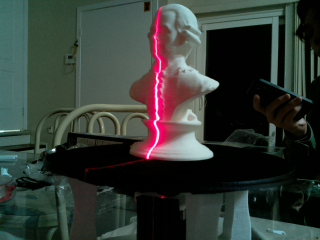
#> input picture python_code/Images/image0.jpg, 320 x 240 px; its folder holds only this picture in this run
$ python SpotDetection.py
#> lines starting #> are read from the running program, lines starting #| are printed output that depends on the picture; after the words box and inside, x2 and y2 are one past the last pixel; in counts of white or black regions, pixels touching at a corner belong together
import cv2
import numpy as np
from math import *
import os
from mpl_toolkits import mplot3d
import numpy as np
import matplotlib.pyplot as plt
# import pyvista as pv
import open3d as o3d


output_path = "outputs/"
dataname = "image_coordinates.txt"
# Calculate the total value of green and blue value of the given pixels
# grid_RGB:RGB data set of the origianl picture
# cX:the coordinate of center point of the capturing contour
# cY:the coordinate of center point of the capturing contour
# interval: the scanning matrix width is interval
def GB_total(grid_RGB,cX,cY,interval):
    GB = 0
    for row in grid_RGB[cY:cY+1]:
        for column in row[cX-interval:cX+interval]:
            GB += int(column[1])+int(column[2])
    return GB

# utility function to delete the repeated element in a one dimensional list
def delList(L):
    for i in L:
        if L.count(i) != 1:
            for x in range((L.count(i) - 1)):
                L.remove(i)
    return L

def Get_lightest_pixcel_array(gird_HSV,sort_min_max):
    width = len(grid_HSV)
    lightest_pixcel_array = []
    for key in sort_min_max:
        lightest = 0
        #lightest_pixel_x = 0
        lightest_pixcel = []
        lightest_arr = []
        if(sort_min_max[key][0] < 0):
            sort_min_max[key][0] = 0
        elif(sort_min_max[key][1] >= 320):
            sort_min_max[key][1] = 319
        for i in range(sort_min_max[key][0],sort_min_max[key][1]+1,1):
            #print("y",key,"x:",i,"light:",gird_HSV[key][i][2])
            if(gird_HSV[key][i][2] > lightest):
                lightest = gird_HSV[key][i][2]
                #lightest_pixel_x = i
        for i in range(sort_min_max[key][0], sort_min_max[key][1] + 1, 1):
            if(gird_HSV[key][i][2] == lightest):
                lightest_arr.append(i)
        lightest_pixcel.append(key)
        lightest_pixcel.append(lightest_arr[len(lightest_arr)//3])
        lightest_pixcel_array.append(lightest_pixcel)
    return lightest_pixcel_array


# triangulation function.
# Takes: a list of coordinates of laser spots; sensor horizontal and vertical resolution;
#     sensor physical width and height;
#     angle alpha, distance D (both set by user);
#     focal length f; radius R (set by user);
#     current rorated angle (deg); current height (mm)
# Returns: a list of the calculated distance and x,y,z coordinates
def triangulation(pList, horizontalP, verticalP, sensorWidth, sensorHeight, alpha, D, f, R, angle, height):
    distList = []
    xList = []
    yList = []
    zList = []
    # get the central pixel's x and y
    centerx = horizontalP / 2
    centery = verticalP / 2

    for i in pList:

        temp = []
        # calculate the horizontal distance of the laser spot to centre of sensor
        deltaD = abs(centerx - i[1]) / horizontalP * sensorWidth
        # calculate the vertical distance of the laser spot to centre of sensor
        h = (i[0] - centery) / verticalP * sensorHeight
        # print("deltaD",deltaD)
        theta = atan(deltaD / f)
        # print("theta",theta)
        H = D / sin(alpha)
        # print("H",H)
        # print("h",h)
        # A is the vertical distance of the laser spot on the object to the current z(height)
        A = h * H / f * (sin(alpha) / sin(alpha + theta))
        z = height + A
        # two cases, depending on if the laser spot is within R or outside of R
        if i[1] < centerx:
            beta = radians(180) - alpha - theta
            deltaR = H * sin(theta) / sin(beta)
            polorCoordinate = R + deltaR
        else:
            beta = alpha - theta
            deltaR = H * sin(theta) / sin(beta)
            polorCoordinate = R - deltaR

        # get the Cartesian coordinates from the angle and the distance
        xList.append(polorCoordinate * cos(angle))
        yList.append(polorCoordinate * sin(angle))
        zList.append(z)
        distList.append(polorCoordinate)

    return distList, xList, yList, zList

def generate_3d_model():

    point_cloud = np.loadtxt(dataname, delimiter=',')

    # transfer the pointcloud data type from numpy to open3d o3d.geometry.PointCloud
    pcd = o3d.geometry.PointCloud()
    pcd.points = o3d.utility.Vector3dVector(point_cloud)
    o3d.visualization.draw_geometries([pcd])
    # radius determination
    distances = pcd.compute_nearest_neighbor_distance()
    avg_dist = np.mean(distances)
    radius = 3 * avg_dist
    # computing the mehs
    pcd.normals = o3d.utility.Vector3dVector(np.zeros((1, 3)))
    pcd.remove_statistical_outlier(nb_neighbors=20, std_ratio=1)
    downpcd = pcd.voxel_down_sample(voxel_size = 1)
    # o3d.visualization.draw_geometries([pcd])
    downpcd.estimate_normals(search_param=o3d.geometry.KDTreeSearchParamHybrid(radius=10, max_nn=100))

    downpcd.orient_normals_consistent_tangent_plane(10)
    # o3d.visualization.draw_geometries([downpcd], point_show_normal=True)
    bpa_mesh = o3d.geometry.TriangleMesh.create_from_point_cloud_ball_pivoting(downpcd, o3d.utility.DoubleVector(
        [radius, radius * 2]))
    o3d.visualization.draw_geometries([bpa_mesh])
    o3d.io.write_triangle_mesh(output_path + "bpa_mesh.stl", bpa_mesh)
    # computing the mesh
    # poisson_mesh = \
    # o3d.geometry.TriangleMesh.create_from_point_cloud_poisson(pcd, depth=8, width=0, scale=1.1, linear_fit=False)[0]
    # o3d.visualization.draw_geometries([poisson_mesh])

if __name__ == "__main__":

    #   cwd = os.getcwd() + "/Images/"
    #cwd = "Test_2/"  # change this to the image folder if needed
    cwd = "Images/"
    files = sorted(os.listdir(cwd))
    angle = 0
    angle_deg = 0
    height = 10
    x_total_list = []
    y_total_list = []
    z_total_list = []

    # [11 lines of commented-out code are left out]
    files = sorted([f for f in os.listdir(cwd) if f.startswith('image') and f.endswith('.jpg')], key=lambda x: int(x.split('image')[1].split('.jpg')[0]))

    # for file in files:
    #     print(file)
    for file in files:
        if file == ".DS_Store":
            continue
        # This part we get the RGB and HSV data set of the original picture
        print("------" + "Begin to capture " + file + "------" + '\n')
        # print(cwd)
        # print(file)
        img = cv2.imread(cwd + file)
#> img is the input picture: shape (240, 320, 3); mean B, G, R 52.3, 57.4, 51.3
        # colourspace conversion
        grid_RGB = cv2.cvtColor(img, cv2.COLOR_BGR2RGB)
        grid_HSV = cv2.cvtColor(grid_RGB, cv2.COLOR_RGB2HSV)
#> grid_HSV: shape (240, 320, 3); mean H, S, V 66.2, 123.9, 63.8
        width = len(grid_HSV[0])
#> width = 320
        # print(len(grid_HSV[0][0]))
        # HSV: colour (0-179); saturation (0-255); brightness (0-255)

        # set the threshold values and masking
        lower1 = np.array([0, 0, 230])
        upper1 = np.array([30, 255, 255])
        mask1 = cv2.inRange(grid_HSV, lower1, upper1)
#> mask1: shape (240, 320); every value is 0
        res1 = cv2.bitwise_and(grid_RGB, grid_RGB, mask=mask1)
#> res1: shape (240, 320, 3); every value is 0

        lower2 = np.array([150, 0, 230])
        upper2 = np.array([180, 160, 255])
        mask2 = cv2.inRange(grid_HSV, lower2, upper2)
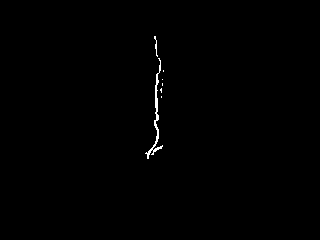
#> mask2: shape (240, 320); 0.41% white in thin lines or dots, all inside (x1, y1, x2, y2) = (145, 36, 164, 159)
        res2 = cv2.bitwise_and(grid_RGB, grid_RGB, mask=mask2)

        # combining the two masks together, adn find the red area
        mask3 = mask1 + mask2
        mask3 = cv2.GaussianBlur(mask3, (5, 5), 0)
        ret, binaryMask = cv2.threshold(mask3, 100, 255, cv2.THRESH_BINARY);
#> binaryMask: shape (240, 320); 0.44% white; 7 white regions (6 under 20 px)
        contours, hierarchy = cv2.findContours(binaryMask, cv2.RETR_TREE, cv2.CHAIN_APPROX_NONE);
#> contours = 7 contours, 6 with area under 20; largest, box (x1, y1, x2, y2) and area: (146, 73, 163, 159) 196
        # cv2.imshow("img1", img)

        # maxX = 0
        # maxY = 0
        num = 0
        interval = 3
        maxGB = 200  # filter for max GB total
        spotList = []
        # traverse the multiple coutours and filter the noise
        for i in range(len(contours)):
            M = cv2.moments(contours[i])
            if M["m00"] != 0:
                cX = int(M["m10"] / M["m00"])
                cY = int(M["m01"] / M["m00"])
            else:
                cX, cY = 0, 0
            # print("center point", i + 1, ":", cX, cY)
            # print("GB total:", GB_total(grid_RGB, cX, cY, interval))
            # Find the contours of the red laser
            # 175 is the average value of green and blue,
            # first *2 is becuase the scanning matrix's width is interval*2
            # Second *2 is for the average value of green and blue
            # 175 is the threshold
            if GB_total(grid_RGB, cX, cY, interval) / (interval * 2 * 2) < maxGB:
                for j in contours[i]:
                    temp = []
                    temp.append(j[0][0])
                    temp.append(j[0][1])
                    spotList.append(temp)
#> this loop made 7 passes
#> (cX, cY) on passes 1 to 7: (160, 89), (154, 124), (159, 67), (159, 60), (156, 54), (155, 46), (154, 37)
#> after the loop, spotList = 232 pairs, first value 146 to 162, second value 36 to 158
                # print(spotList)
                # sort the list using the y axis by asceding order

        spotList.sort(key=(lambda x: (x[1], x[0])))
        sort_dict = {}
        for subarray in spotList:
            if subarray[1] in sort_dict:
                sort_dict[subarray[1]].append(subarray[0])
            else:
                sort_dict[subarray[1]] = [subarray[0]]
#> this loop made 232 passes
#> subarray on passes 1 to 3: [154, 36], [155, 36], [154, 37]
#> after the loop, sort_dict = 110 items
        sort_min_max = {key: [min(values) - width // 10, max(values) + width // 10] for key, values in
                        sort_dict.items()}
#> sort_min_max = 110 items
        #print(sort_min_max)
        # print(sort_min_max)

        spotList = Get_lightest_pixcel_array(grid_HSV, sort_min_max)
#> in Get_lightest_pixcel_array, `width = len(grid_HSV)`: width = 240
#> the loop in Get_lightest_pixcel_array, `for key in sort_min_max:` made 110 passes
#> key on passes 1 to 12: 36, 37, 38, 39, 43, 44, 45, 46, 47, 48, 49, 54
#> after the loop in Get_lightest_pixcel_array, `for key in sort_min_max:`: lightest_pixcel_array = 110 pairs, first value 36 to 158, second value 147 to 159; sort_min_max = 110 items
#> spotList has the same summary as lightest_pixcel_array in Get_lightest_pixcel_array
        # [16 lines of commented-out code are left out]

        if (len(spotList) == 0):
            print("No red laser captured!\n")

        # -----------------------Triangulation Part--------------------#
        # triangulation(pList,horizontalP,sensorWidth,alpha,D,f)
        horizontalP = img.shape[1]
#> horizontalP = 320
        verticalP = img.shape[0]
#> verticalP = 240
        sensorWidth = 3.76
        sensorHeight = 2.74
        alpha = radians(30)
        D = 105
        f = 3.6
        R = 8
        dist_list, xList, yList, zList = triangulation(spotList, horizontalP, verticalP, sensorWidth, sensorHeight,
                                                       alpha, D, f, R, angle, height)
#> the loop in triangulation, `for i in pList: ` made 110 passes
#> (i, deltaD, h, theta, A, z, beta, deltaR) on passes 1 to 11: ([36, 154], 0.0705, -0.959, 0.0196, -54.12, -44.12, 2.6, 7.96), ([37, 154], 0.0705, -0.948, 0.0196, -53.47, -43.47, 2.6, 7.96), ([38, 155], 0.0587, -0.936, 0.0163, -53.12, -43.12, 2.6, 6.67), ([39, 155], 0.0587, -0.925, 0.0163, -52.47, -42.47, 2.6, 6.67), ([43, 155], 0.0587, -0.879, 0.0163, -49.88, -39.88, 2.6, 6.67), ([44, 155], 0.0587, -0.868, 0.0163, -49.23, -39.23, 2.6, 6.67), ([45, 155], 0.0587, -0.856, 0.0163, -48.58, -38.58, 2.6, 6.67), ([46, 155], 0.0587, -0.845, 0.0163, -47.93, -37.93, 2.6, 6.67), ([47, 155], 0.0587, -0.833, 0.0163, -47.29, -37.29, 2.6, 6.67), ([48, 155], 0.0587, -0.822, 0.0163, -46.64, -36.64, 2.6, 6.67), ([49, 155], 0.0587, -0.811, 0.0163, -45.99, -35.99, 2.6, 6.67)
#> (deltaD, h, theta, A, z, beta, deltaR, polorCoordinate) on passes 61 to 66: (0.047, -0.126, 0.0131, -7.16, 2.84, 2.6, 5.36, 13.36), (0.047, -0.114, 0.0131, -6.51, 3.49, 2.6, 5.36, 13.36), (0.047, -0.103, 0.0131, -5.86, 4.14, 2.6, 5.36, 13.36), (0.0587, -0.0913, 0.0163, -5.18, 4.82, 2.6, 6.67, 14.67), (0.0587, -0.0799, 0.0163, -4.53, 5.47, 2.6, 6.67, 14.67), (0.047, -0.0685, 0.0131, -3.91, 6.09, 2.6, 5.36, 13.36)
        x_total_list += xList
        y_total_list += yList
        z_total_list += zList

        # for i in range(len(dist_list)):
        #     print("x:", xList[i], "y:", yList[i], "z:", zList[i], "distance:", dist_list[i], "x:", spotList[i][1], "y",
        #           spotList[i][0])
        # print(len(deltaR_list))
        green = [0, 255, 0]
        for i in range(len(dist_list)):
            img[spotList[i][0], spotList[i][1]] = green
#> this loop made 110 passes
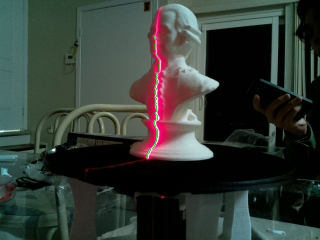
#> img: shape (240, 320, 3); 0.14% of pixels changed, all inside (x1, y1, x2, y2) = (147, 36, 160, 159)
        #cv2.imshow("img3", img)

        angle += radians(1.8)  # default step size 1.8 for NEMA 17
        angle_deg += 2
        #print(angle_deg, angle_deg == 360)
        # if one rotation finished
        if (angle_deg == 400):
            print("ji")
            angle = 0
            angle_deg = 0
            height -= 33
        print("------" + "End of capturing " + file + "------" + '\n\n')
        #cv2.waitKey()
        cv2.destroyAllWindows()

    xyz_array = np.column_stack((x_total_list, y_total_list, z_total_list))
    #cloud = pv.PolyData(xyz_array)
    # for point in xyz_array:
    #     for xyz in point:
    np.savetxt(dataname, xyz_array, delimiter = ",")
    generate_3d_model()
#> (the call stopped at in generate_3d_model, `radius = 3 * avg_dist`: open3d is not available in this run)
    # [15 lines of commented-out code are left out]

$ run again, on python_code/Images/image115.jpg
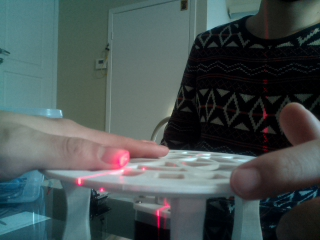
#> input picture python_code/Images/image115.jpg, 320 x 240 px
#> img is the input picture: shape (240, 320, 3); mean B, G, R 83.1, 83, 70.9
#> grid_HSV: shape (240, 320, 3); mean H, S, V 85.7, 82.6, 88.7
#> `width = len(grid_HSV[0])`: width = 320
#> mask1: shape (240, 320); every value is 0
#> res1: shape (240, 320, 3); every value is 0
#> `mask2 = cv2.inRange(grid_HSV, lower2, upper2)`:
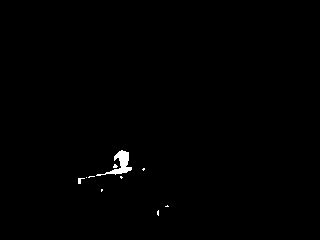
#> mask2: shape (240, 320); 0.49% white; 10 white regions (8 under 20 px), largest, box (x1, y1, x2, y2) and area: (96, 150, 132, 176) 301, (78, 178, 85, 184) 22
#> binaryMask: shape (240, 320); 0.5% white; 9 white regions (7 under 20 px)
#> contours = 9 contours, 8 with area under 20; largest, box (x1, y1, x2, y2) and area: (104, 150, 132, 175) 278
#> the loop `for i in range(len(contours)):` made 9 passes
#> (cX, cY) on passes 1 to 8: (157, 212), (0, 0), (101, 189), (79, 180), (120, 176), (89, 176), (98, 174), (143, 168)
#> after the loop `for i in range(len(contours)):`: spotList = 142 pairs, first value 78 to 167, second value 150 to 214
#> the loop `for subarray in spotList:` made 142 passes
#> subarray on passes 1 to 8: [120, 150], [121, 150], [122, 150], [123, 150], [119, 151], [124, 151], [125, 151], [126, 151]
#> after the loop `for subarray in spotList:`: sort_dict = 40 items
#> in Get_lightest_pixcel_array, `width = len(grid_HSV)`: width = 240
#> the loop in Get_lightest_pixcel_array, `for key in sort_min_max:` made 40 passes
#> key on passes 1 to 8: 150, 151, 152, 153, 154, 155, 156, 157
#> after the loop in Get_lightest_pixcel_array, `for key in sort_min_max:`: lightest_pixcel_array = 40 pairs, first value 150 to 214, second value 78 to 167; sort_min_max = 40 items
#> `spotList = Get_lightest_pixcel_array(grid_HSV, sort_min_max)`: spotList has the same summary as lightest_pixcel_array in Get_lightest_pixcel_array
#> the loop in triangulation, `for i in pList: ` made 40 passes
#> (i, deltaD, h, theta, A, z, beta, deltaR) on passes 1 to 7: ([150, 121], 0.458, 0.343, 0.127, 16.5, 26.5, 2.49, 43.8), ([151, 121], 0.458, 0.354, 0.127, 17.05, 27.05, 2.49, 43.8), ([152, 121], 0.458, 0.365, 0.127, 17.6, 27.6, 2.49, 43.8), ([153, 126], 0.399, 0.377, 0.111, 18.55, 28.55, 2.51, 39.09), ([154, 124], 0.423, 0.388, 0.117, 18.94, 28.94, 2.5, 41), ([155, 122], 0.446, 0.4, 0.123, 19.33, 29.33, 2.49, 42.88), ([156, 121], 0.458, 0.411, 0.127, 19.8, 29.8, 2.49, 43.8)
#> after the loop in triangulation, `for i in pList:`: distList = 40 values, max 84.8 at index 29, min -1.99 at index 35, mean 53.66; xList has the same summary as distList; yList = 40 values from 0 to 0; zList = 40 values, max 71.9 at index 39, min 26.5 at index 0, mean 39.29
#> `dist_list, xList, yList, zList = triangulation(spotList, horizontalP, ..`: dist_list has the same summary as distList in triangulation; xList has the same summary as distList in triangulation; yList = 40 values from 0 to 0
#> x_total_list has the same summary as distList in triangulation
#> z_total_list has the same summary as zList in triangulation
#> the loop `for i in range(len(dist_list)):` made 40 passes
#> xyz_array = 40 rows, first 8: [51.8, 0, 26.5], [51.8, 0, 27.05], [51.8, 0, 27.6], [47.09, 0, 28.55], [49, 0, 28.94], [50.88, 0, 29.33], [51.8, 0, 29.8], [52.72, 0, 30.27]

$ run again, on python_code/Images/image103.jpg
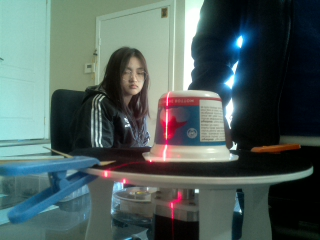
#> input picture python_code/Images/image103.jpg, 320 x 240 px
#> img is the input picture: shape (240, 320, 3); mean B, G, R 92.3, 95.5, 78.7
#> grid_HSV: shape (240, 320, 3); mean H, S, V 76.8, 107.3, 102.8
#> `width = len(grid_HSV[0])`: width = 320
#> `mask1 = cv2.inRange(grid_HSV, lower1, upper1)`:
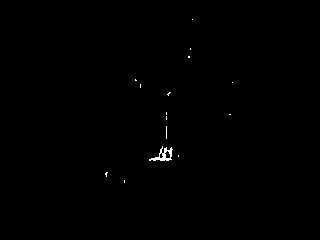
#> mask1: shape (240, 320); 0.26% white in thin lines or dots, all inside (x1, y1, x2, y2) = (105, 19, 233, 183)
#> mask2: shape (240, 320); 0.21% white in thin lines or dots, all inside (x1, y1, x2, y2) = (104, 93, 179, 208)
#> `mask3 = mask1 + mask2`:
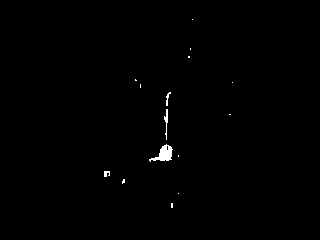
#> mask3: shape (240, 320); 0.47% white; 15 white regions (11 under 20 px), largest, box (x1, y1, x2, y2) and area: (149, 144, 173, 162) 206, (164, 109, 168, 140) 56, (166, 92, 171, 106) 29, (104, 171, 110, 177) 28
#> binaryMask: shape (240, 320); 0.46% white; 7 white regions (3 under 20 px)
#> contours = 7 contours, 4 with area under 20; largest, box (x1, y1, x2, y2) and area: (149, 144, 173, 161) 191, (164, 109, 168, 124) 26, (104, 171, 110, 177) 21
#> the loop `for i in range(len(contours)):` made 7 passes
#> (cX, cY) on passes 1 to 7: (171, 205), (123, 180), (106, 173), (163, 153), (165, 133), (165, 117), (167, 97)
#> after the loop `for i in range(len(contours)):`: spotList = 162 pairs, first value 104 to 172, second value 92 to 207
#> the loop `for subarray in spotList:` made 162 passes
#> subarray on passes 1 to 3: [169, 92], [170, 92], [168, 93]
#> after the loop `for subarray in spotList:`: sort_dict = 65 items
#> in Get_lightest_pixcel_array, `width = len(grid_HSV)`: width = 240
#> the loop in Get_lightest_pixcel_array, `for key in sort_min_max:` made 65 passes
#> key on passes 1 to 8: 92, 93, 94, 95, 96, 97, 98, 99
#> after the loop in Get_lightest_pixcel_array, `for key in sort_min_max:`: lightest_pixcel_array = 65 pairs, first value 92 to 207, second value 105 to 172; sort_min_max = 65 items
#> `spotList = Get_lightest_pixcel_array(grid_HSV, sort_min_max)`: spotList has the same summary as lightest_pixcel_array in Get_lightest_pixcel_array
#> the loop in triangulation, `for i in pList: ` made 65 passes
#> (i, deltaD, h, theta, A, z, beta, deltaR) on passes 1 to 7: ([92, 169], 0.106, -0.32, 0.0294, -17.75, -7.75, 0.494, 13), ([93, 168], 0.094, -0.308, 0.0261, -17.21, -7.21, 0.497, 11.49), ([94, 168], 0.094, -0.297, 0.0261, -16.57, -6.57, 0.497, 11.49), ([95, 167], 0.0822, -0.285, 0.0228, -16.02, -6.02, 0.501, 9.99), ([96, 167], 0.0822, -0.274, 0.0228, -15.38, -5.38, 0.501, 9.99), ([97, 167], 0.0822, -0.263, 0.0228, -14.74, -4.74, 0.501, 9.99), ([98, 167], 0.0822, -0.251, 0.0228, -14.1, -4.1, 0.501, 9.99)
#> after the loop in triangulation, `for i in pList:`: distList = 65 values, max 65.51 at index 51, min -9.65 at index 64, mean 8.77; xList has the same summary as distList; yList = 65 values from 0 to 0; zList = 65 values, max 64.3 at index 64, min -7.75 at index 0, mean 21.15
#> `dist_list, xList, yList, zList = triangulation(spotList, horizontalP, ..`: dist_list has the same summary as distList in triangulation; xList has the same summary as distList in triangulation; yList = 65 values from 0 to 0
#> x_total_list has the same summary as distList in triangulation
#> z_total_list has the same summary as zList in triangulation
#> the loop `for i in range(len(dist_list)):` made 65 passes
#> xyz_array = 65 rows, first 8: [-5, 0, -7.75], [-3.49, 0, -7.21], [-3.49, 0, -6.57], [-1.99, 0, -6.02], [-1.99, 0, -5.38], [-1.99, 0, -4.74], [-1.99, 0, -4.1], [-1.99, 0, -3.46]
